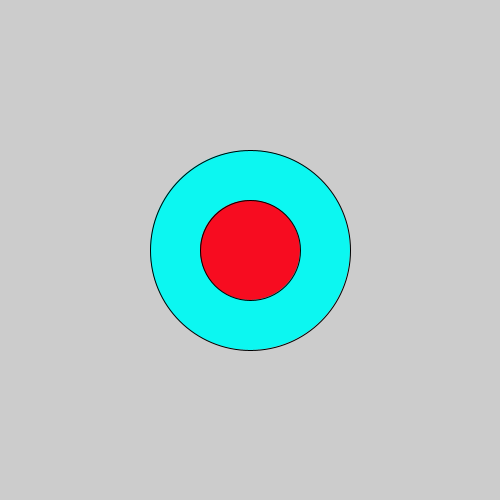
Frame 1 (no input)
Frame 60 (the mouse pressed at the canvas centre just before this capture): identical to frame 1, image omitted
Frame 120 (the mouse held since frame 60 and released just before this capture): identical to frame 1, image omitted

The Processing sketch that drew this single still picture (run headless with seeded random() and noise(); from frame 60 on, the mouse is pressed at the canvas centre):

// Processing sketch: first_day
// ── first_day.pde
void setup(){
size(500,500);
fill(12,247,241);
ellipse(250,250,200,200);
fill(247,12,32);
ellipse(250,250,100,100);}
void draw(){
if(mousePressed) {print(mouseX);
print(" ");
println(mouseY);}}
